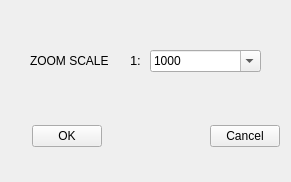
<?xml version="1.0" encoding="UTF-8"?>
<ui version="4.0">
 <class>ScaleWin</class>
 <widget class="QWidget" name="ScaleWin">
  <property name="geometry">
   <rect>
    <x>0</x>
    <y>0</y>
    <width>291</width>
    <height>182</height>
   </rect>
  </property>
  <property name="minimumSize">
   <size>
    <width>291</width>
    <height>182</height>
   </size>
  </property>
  <property name="maximumSize">
   <size>
    <width>291</width>
    <height>182</height>
   </size>
  </property>
  <property name="windowTitle">
   <string>Scale</string>
  </property>
  <widget class="QLabel" name="label">
   <property name="geometry">
    <rect>
     <x>30</x>
     <y>50</y>
     <width>81</width>
     <height>21</height>
    </rect>
   </property>
   <property name="text">
    <string>ZOOM SCALE</string>
   </property>
  </widget>
  <widget class="QLabel" name="label_2">
   <property name="geometry">
    <rect>
     <x>130</x>
     <y>50</y>
     <width>21</width>
     <height>21</height>
    </rect>
   </property>
   <property name="styleSheet">
    <string notr="true">font: 10pt;   </string>
   </property>
   <property name="text">
    <string>1:</string>
   </property>
  </widget>
  <widget class="QComboBox" name="comboBox_2">
   <property name="geometry">
    <rect>
     <x>150</x>
     <y>50</y>
     <width>111</width>
     <height>22</height>
    </rect>
   </property>
   <property name="editable">
    <bool>true</bool>
   </property>
   <property name="currentText">
    <string>1000</string>
   </property>
   <item>
    <property name="text">
     <string>1000</string>
    </property>
   </item>
   <item>
    <property name="text">
     <string>5000</string>
    </property>
   </item>
   <item>
    <property name="text">
     <string>10000</string>
    </property>
   </item>
   <item>
    <property name="text">
     <string>15000</string>
    </property>
   </item>
   <item>
    <property name="text">
     <string>20000</string>
    </property>
   </item>
   <item>
    <property name="text">
     <string>50000</string>
    </property>
   </item>
   <item>
    <property name="text">
     <string>100000</string>
    </property>
   </item>
  </widget>
  <widget class="QWidget" name="layoutWidget">
   <property name="geometry">
    <rect>
     <x>30</x>
     <y>120</y>
     <width>254</width>
     <height>33</height>
    </rect>
   </property>
   <layout class="QHBoxLayout">
    <property name="spacing">
     <number>6</number>
    </property>
    <property name="leftMargin">
     <number>0</number>
    </property>
    <property name="topMargin">
     <number>0</number>
    </property>
    <property name="rightMargin">
     <number>0</number>
    </property>
    <property name="bottomMargin">
     <number>0</number>
    </property>
    <item>
     <widget class="QPushButton" name="okButton">
      <property name="sizePolicy">
       <sizepolicy hsizetype="Fixed" vsizetype="Fixed">
        <horstretch>0</horstretch>
        <verstretch>0</verstretch>
       </sizepolicy>
      </property>
      <property name="minimumSize">
       <size>
        <width>70</width>
        <height>0</height>
       </size>
      </property>
      <property name="maximumSize">
       <size>
        <width>70</width>
        <height>16777215</height>
       </size>
      </property>
      <property name="text">
       <string>OK</string>
      </property>
     </widget>
    </item>
    <item>
     <spacer>
      <property name="orientation">
       <enum>Qt::Horizontal</enum>
      </property>
      <property name="sizeType">
       <enum>QSizePolicy::Fixed</enum>
      </property>
      <property name="sizeHint" stdset="0">
       <size>
        <width>100</width>
        <height>10</height>
       </size>
      </property>
     </spacer>
    </item>
    <item>
     <widget class="QPushButton" name="cancelButton">
      <property name="minimumSize">
       <size>
        <width>70</width>
        <height>0</height>
       </size>
      </property>
      <property name="maximumSize">
       <size>
        <width>70</width>
        <height>16777215</height>
       </size>
      </property>
      <property name="text">
       <string>Cancel</string>
      </property>
     </widget>
    </item>
   </layout>
  </widget>
 </widget>
 <resources/>
 <connections/>
</ui>
